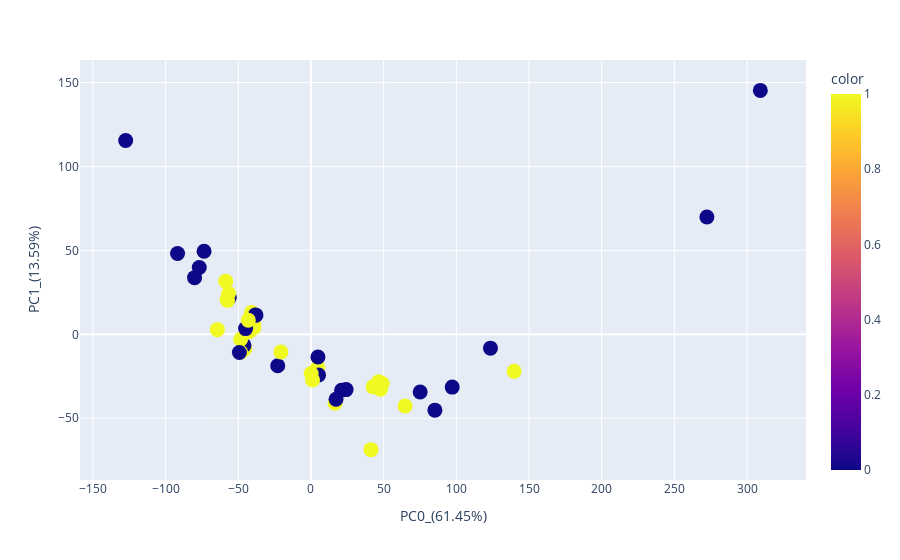

Notebook source saved alongside this figure:
### Code cell
import plotly.express as px

fig = px.scatter(pca_df, x=pca_df.columns[0], 
                         y=pca_df.columns[1], 
                 color=matrix.enhance, 
                 hover_data=[matrix.id],
                title = "")
fig.update_traces(marker=dict(size=15))
fig.show()

### Figure 1 — Plotly figure (JSON) as saved in the notebook; plotly's stock layout.template omitted (floating-point values rounded to 4 significant figures)
{"data": [{"customdata": [["Olfr649"], ["Olfr618"], ["Olfr666"], ["Olfr654"], ["Olfr657"], ["Olfr556"], ["Olfr544"], ["Olfr521"], ["Olfr638"], ["Olfr577"], ["Olfr609"], ["Olfr644"], ["Olfr16"], ["Olfr622"], ["Olfr584"], ["Olfr549"], ["Olfr1062"], ["Olfr1045"], ["Olfr1057"], ["Olfr1040"], ["Olfr1049"], ["Olfr1047"], ["Olfr1079"], ["Olfr513"], ["Olfr522"], ["Olfr1336"], ["Olfr220"], ["Olfr429"], ["Olfr231"], ["Olfr749"], ["Olfr738"], ["Olfr747"], ["Olfr745"], ["Olfr743"], ["Olfr774"], ["Olfr770"], ["Olfr213"], ["Olfr461"], ["Olfr43"], ["Olfr1377"], ["Olfr378"], ["Olfr352"], ["Olfr19"], ["Olfr859"], ["Olfr857"], ["Olfr830"], ["Olfr398"], ["Olfr285"], ["Olfr876"], ["Olfr874"]], "hovertemplate": "PC0_(61.45%)=%{x}<br>PC1_(13.59%)=%{y}<br>hover_data_0=%{customdata[0]}<br>color=%{marker.color}<extra></extra>", "legendgroup": "", "marker": {"color": [1, 0, 0, 0, 0, 1, 1, 0, 1, 0, 0, 0, 1, 0, 0, 1, 1, 1, 1, 0, 1, 1, 1, 0, 1, 1, 1, 1, 0, 1, 1, 1, 0, 1, 0, 0, 0, 1, 0, 1, 0, 1, 1, 0, 0, 0, 1, 0, 1, 1], "coloraxis": "coloraxis", "size": 15, "symbol": "circle"}, "mode": "markers", "name": "", "orientation": "v", "showlegend": false, "type": "scatter", "x": [4.659, 21.06, 4.823, 309.1, 97.17, 42.81, 41.31, 75.13, 139.8, 24.18, -56.2, 5.239, -40.91, -22.86, 123.5, 0.1437, -39.71, -39.27, -45.51, -46.07, -48.36, -39.36, 1.1, -76.82, -20.69, 46.55, 64.75, -42.65, -127.5, -57.37, 48.97, -57.78, 272.4, 47.81, -80.08, -91.77, 85.27, -58.63, -38.29, -48.34, -49.23, 16.58, -41.72, -37.84, -44.98, 17.25, -43.12, -73.53, -64.36, -56.64], "xaxis": "x", "y": [-19.6, -33.29, -13.47, 145.3, -31.44, -31.29, -68.7, -34.33, -22.05, -32.94, 21.87, -24.22, 13.07, -18.71, -8.235, -23.32, 5.28, 3.924, -8.647, -6.592, -2.918, 5.696, -27.21, 39.8, -10.5, -28.32, -42.69, 1.513, 115.5, 20.25, -29.3, 20.85, 69.91, -32.7, 33.75, 48.13, -45.17, 31.68, 11.47, -10.66, -10.83, -41.03, 8.862, 11.41, 3.393, -38.7, 8.452, 49.52, 2.784, 24.38], "yaxis": "y"}], "layout": {"coloraxis": {"colorbar": {"title": {"text": "color"}}, "colorscale": [[0, "#0d0887"], [0.1111, "#46039f"], [0.2222, "#7201a8"], [0.3333, "#9c179e"], [0.4444, "#bd3786"], [0.5556, "#d8576b"], [0.6667, "#ed7953"], [0.7778, "#fb9f3a"], [0.8889, "#fdca26"], [1, "#f0f921"]]}, "legend": {"tracegroupgap": 0}, "margin": {"t": 60}, "xaxis": {"anchor": "y", "domain": [0, 1], "title": {"text": "PC0_(61.45%)"}}, "yaxis": {"anchor": "x", "domain": [0, 1], "title": {"text": "PC1_(13.59%)"}}}}
